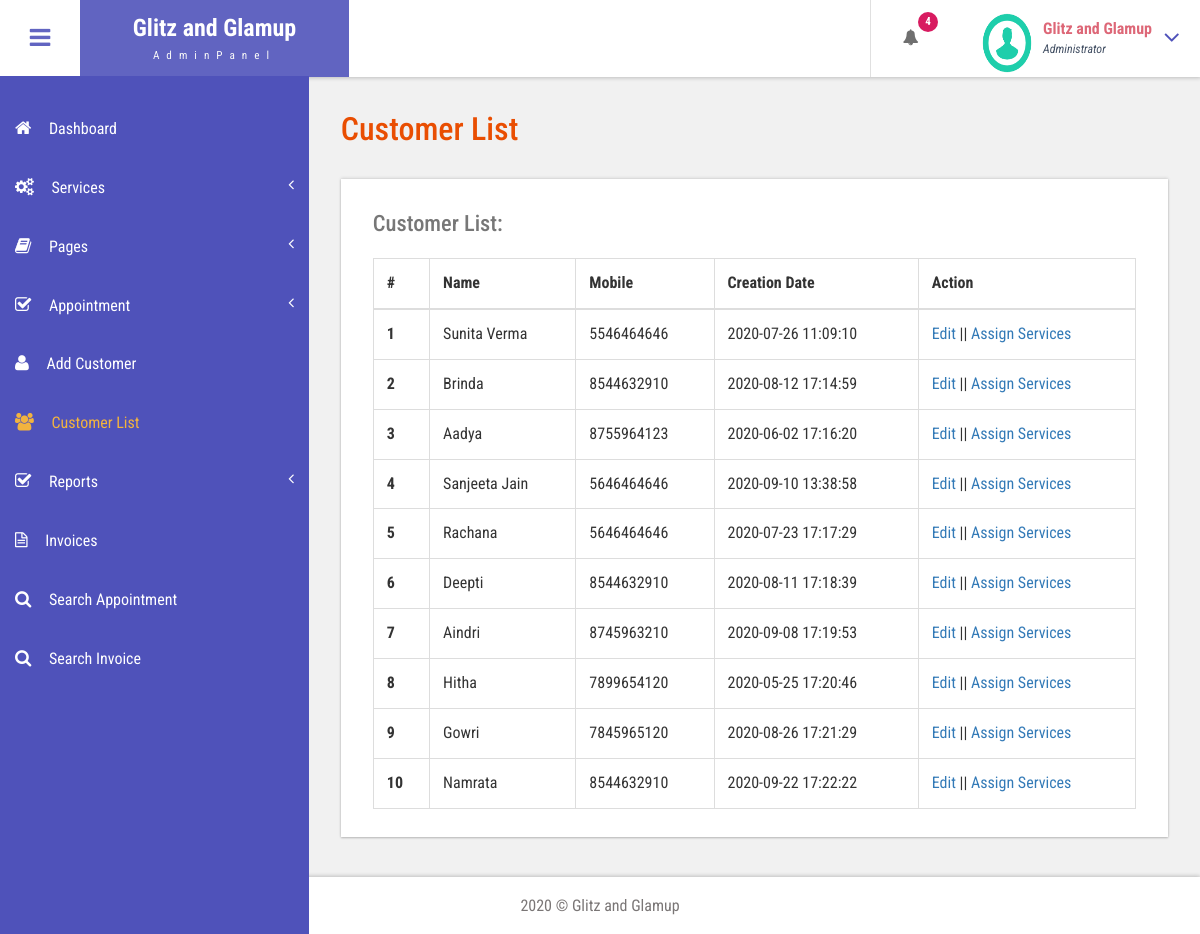
The app's page /admin/customer-list.php (signed in) with its own data.
### tables this page shows
CREATE TABLE `tblcustomers` (
  `ID` int(10) NOT NULL,
  `Name` varchar(120) DEFAULT NULL,
  `Email` varchar(200) DEFAULT NULL,
  `MobileNumber` bigint(11) DEFAULT NULL,
  `Gender` enum('Female','Male','Transgender') DEFAULT NULL,
  `Details` mediumtext DEFAULT NULL,
  `CreationDate` timestamp NULL DEFAULT current_timestamp(),
  `UpdationDate` timestamp NULL DEFAULT NULL ON UPDATE current_timestamp()
);

### admin/customer-list.php (the view, shortened to what this page needs)
<?php
include('includes/dbconnection.php');
if (strlen($_SESSION['bpmsaid']==0)) {
  header('location:logout.php');
  } else{
  ?>
<!DOCTYPE HTML>
<html>
<head>
<link href="css/bootstrap.css" rel='stylesheet' type='text/css' />
<link href="css/style.css" rel='stylesheet' type='text/css' />
<link href="css/font-awesome.css" rel="stylesheet">
<link href="css/animate.css" rel="stylesheet" type="text/css" media="all">
<link href="css/custom.css" rel="stylesheet">
</head>
<body class="cbp-spmenu-push">
	<div class="main-content">
		 <?php include_once('includes/sidebar.php');?>
		 <?php include_once('includes/header.php');?>
		<div id="page-wrapper">
			<div class="main-page">
				<div class="tables">
					<h3 class="title1">Customer List</h3>
					<div class="table-responsive bs-example widget-shadow">
						<h4>Customer List:</h4>
						<table class="table table-bordered"> <thead> <tr> <th>#</th> <th>Name</th> <th>Mobile</th> <th>Creation Date</th><th>Action</th> </tr> </thead> <tbody>
<?php
$ret=mysqli_query($con,"select *from  tblcustomers");
$cnt=1;
while ($row=mysqli_fetch_array($ret)) {
?>
						 <tr> <th scope="row"><?php echo $cnt;?></th> <td><?php  echo $row['Name'];?></td> <td><?php  echo $row['MobileNumber'];?></td><td><?php  echo $row['CreationDate'];?></td> <td><a href="edit-customer-detailed.php?editid=<?php echo $row['ID'];?>">Edit</a>  ||  <a href="add-customer-services.php?addid=<?php echo $row['ID'];?>">Assign Services</a></td> </tr>   <?php
$cnt=$cnt+1;
}?></tbody> </table>
					</div>
				</div>
			</div>
		</div>
		 <?php include_once('includes/footer.php');?>
	</div>
</body>
</html>
<?php }  ?>

### admin/includes/header.php (shortened to what this page needs)
<div class="sticky-header header-section ">
      <div class="header-left">
        <button id="showLeftPush"><i class="fa fa-bars"></i></button>
        <div class="logo">
          <a href="index.html">
            <h1>Glitz and Glamup</h1>
            <span>AdminPanel</span>
          </a>
        </div>
      </div>
      <div class="header-right">
        <div class="profile_details_left">
          <ul class="nofitications-dropdown">
            <?php
$ret1=mysqli_query($con,"select ID,Name from  tblappointment where Status=''");
$num=mysqli_num_rows($ret1);
?>
            <li class="dropdown head-dpdn">
              <a href="#" class="dropdown-toggle" data-toggle="dropdown" aria-expanded="false"><i class="fa fa-bell"></i><span class="badge blue"><?php echo $num;?></span></a>
            </li>
          </ul>
          <div class="clearfix"> </div>
        </div>
        <div class="profile_details">
        <?php
$adid=$_SESSION['bpmsaid'];
$ret=mysqli_query($con,"select AdminName from tbladmin where ID='$adid'");
$row=mysqli_fetch_array($ret);
$name=$row['AdminName'];
?>
          <ul>
            <li class="dropdown profile_details_drop">
              <a href="#" class="dropdown-toggle" data-toggle="dropdown" aria-expanded="false">
                <div class="profile_img">
                  <span class="prfil-img"><img src="images/download (1).png" alt="" width="50" height="60"> </span>
                  <div class="user-name">
                    <p><?php echo $name; ?></p>
                    <span>Administrator</span>
                  </div>
                  <i class="fa fa-angle-down lnr"></i>
                  <div class="clearfix"></div>
                </div>
              </a>
            </li>
          </ul>
        </div>
        <div class="clearfix"> </div>
      </div>
      <div class="clearfix"> </div>
    </div>

### admin/css/style.css (style rules this page uses)
h4, h5, h6, h1, h2, h3 { margin: 0; }
ul, ol { margin: 0; }
p { margin: 0; }
html, body { font-family: 'Roboto Condensed', sans-serif; font-size: 100%; overflow-x: hidden; background: #fff; }
body a { transition: 0.5s all ease; -webkit-transition: 0.5s all ease; -moz-transition: 0.5s all ease; -o-transition: 0.5s all ease; -ms-transition: 0.5s all ease; text-decoration:none; }
h1,h2,h3,h4,h5,h6 { margin:0; }
p { margin:0; }
ul,label { margin:0; padding:0; }
.main-content { position: relative; }
.sticky-header { position: fixed; top: 0; left:0px; width: 100%; z-index: 100; }
.header-section { background:#FFF; box-shadow: 1px 1px 4px rgba(0, 0, 0, 0.21); -webkit-box-shadow: 1px 1px 4px rgba(0, 0, 0, 0.21); -moz-box-shadow: 1px 1px 4px rgba(0, 0, 0, 0.21); -o-box-shadow: 1px 1px 4px rgba(0, 0, 0, 0.21); }
.header-section::after { clear: both; display: block; content: ''; }
.header-left { float: left; width: 45%; }
.header-right { float: right; }
button#showLeftPush { font-size: 1.5em; width: 80px; padding: 0.87em 0; text-align: center; cursor: pointer; float: left; color: #6F6F6F; -moz-transition: all 0.2s ease-out 0s; -webkit-transition: all 0.2s ease-out 0s; transition: all 0.2s ease-out 0s; border: none; background-color: #fff; outline:none; }
.cbp-spmenu-push { overflow-x: hidden; position: relative; background-image: url("1.jpg"); }
.cbp-spmenu, .cbp-spmenu-push { -webkit-transition: all 0.3s ease; -moz-transition: all 0.3s ease; transition: all 0.3s ease; }
.cbp-spmenu-push div#page-wrapper { margin: 0 0 0 19.3em; transition:.5s all; -webkit-transition:.5s all; -moz-transition:.5s all; }
.fa { display: inline-block; font-family: FontAwesome; font-style: normal; font-weight: normal; line-height: 1; -webkit-font-smoothing: antialiased; -moz-osx-font-smoothing: grayscale; }
.logo { background: #6164C1; text-align: center; float: left; }
.logo a { padding: 0.9em 3.3em .7em; display: block; text-decoration: none; }
.logo a h1 { color:#fff; font-size: 1.5em; line-height: 1.2em; font-weight: 700; }
.logo a span { color: #F8F8F8; font-size: .7em; text-align: center; letter-spacing: 7px; }
.profile_details_left { float: left; }
li.dropdown.head-dpdn { display: inline-block; padding: 1.7em 0; border-left: 1px solid #E0E0E0; float: left; }
li.dropdown.head-dpdn a.dropdown-toggle { padding: 1.7em 2em; }
i.fa.fa-bell { color:#6F6F6F; }
.header-right span.badge { font-size: 11px; font-weight: bold; color: #FFF; background: #8BC34A; line-height: 15px; width: 20px; height: 20px; border-radius: 2em; -webkit-border-radius: 2em; -moz-border-radius: 2em; -o-border-radius: 2em; text-align: center; display: inline-block; position: absolute; top: 16%; padding: 2px 0 0; }
.header-right span.blue { background-color:#D81B60; }
.profile_details { float: right; }
.profile_details_drop a.dropdown-toggle { display:block; padding: 0.8em 3em 0 2em; }
.profile_img span.prfil-img { float:left; }
.user-name { float:left; margin-top:8px; margin-left:11px; height:35px; }
.profile_details ul li { list-style-type:none; position:relative; }
.profile_details li a i.fa.lnr { position: absolute; top: 34%; right: 8%; color: #4F52BA; font-size: 1.6em; }
.user-name p { font-size:1em; color:#DD6777; line-height:1em; font-weight:700; }
.user-name span { font-size: .75em; font-style: italic; color: #424f63; font-weight: normal; margin-top: .3em; }
.widget-shadow { background-color: #fff; box-shadow: 0 -1px 3px rgba(0,0,0,.12),0 1px 2px rgba(0,0,0,.24); -webkit-box-shadow: 0 -1px 3px rgba(0,0,0,.12),0 1px 2px rgba(0,0,0,.24); -moz-box-shadow: 0 -1px 3px rgba(0,0,0,.12),0 1px 2px rgba(0,0,0,.24); }
h3.title1 { font-size: 2em; color: #e94e02; margin-bottom: 0.8em; }
.table > thead > tr > th, .table > tbody > tr > th, .table > tfoot > tr > th, .table > thead > tr > td, .table > tbody > tr > td, .table > tfoot > tr > td { border-top: none; }
.tables h4 { font-size: 1.4em; margin-bottom: 1em; color: #777777; }
.tables .panel-body ,.tables .bs-example { padding: 2em 2em 0.5em; }
.tables .table > thead > tr > th, .tables .table > tbody > tr > th, .tables .table > tfoot > tr > th, .tables .table > thead > tr > td, .tables .table > tbody > tr > td, .tables .table > tfoot > tr > td { padding: 13px; border-top: 1px solid #E0E0E0; }
.bs-example { margin-top: 2em; }

### admin/css/custom.css (style rules this page uses)
#page-wrapper { padding:7em 2em 2.5em; background-color: #F1F1F1; }

### records on screen
tblcustomers: Name "Sunita Verma", MobileNumber "5546464646", CreationDate "2020-07-26 11:09:10"
tblcustomers: Name "Brinda", MobileNumber "8544632910", CreationDate "2020-08-12 17:14:59"
tblcustomers: Name "Aadya", MobileNumber "8755964123", CreationDate "2020-06-02 17:16:20"
tblcustomers: Name "Sanjeeta Jain", MobileNumber "5646464646", CreationDate "2020-09-10 13:38:58"
tblcustomers: Name "Rachana", MobileNumber "5646464646", CreationDate "2020-07-23 17:17:29"
tblcustomers: Name "Deepti", MobileNumber "8544632910", CreationDate "2020-08-11 17:18:39"
tblcustomers: Name "Aindri", MobileNumber "8745963210", CreationDate "2020-09-08 17:19:53"
tblcustomers: Name "Hitha", MobileNumber "7899654120", CreationDate "2020-05-25 17:20:46"
tblcustomers: Name "Gowri", MobileNumber "7845965120", CreationDate "2020-08-26 17:21:29"
tblcustomers: Name "Namrata", MobileNumber "8544632910", CreationDate "2020-09-22 17:22:22"

### other values on screen
$num "4"
$name "Glitz and Glamup"
